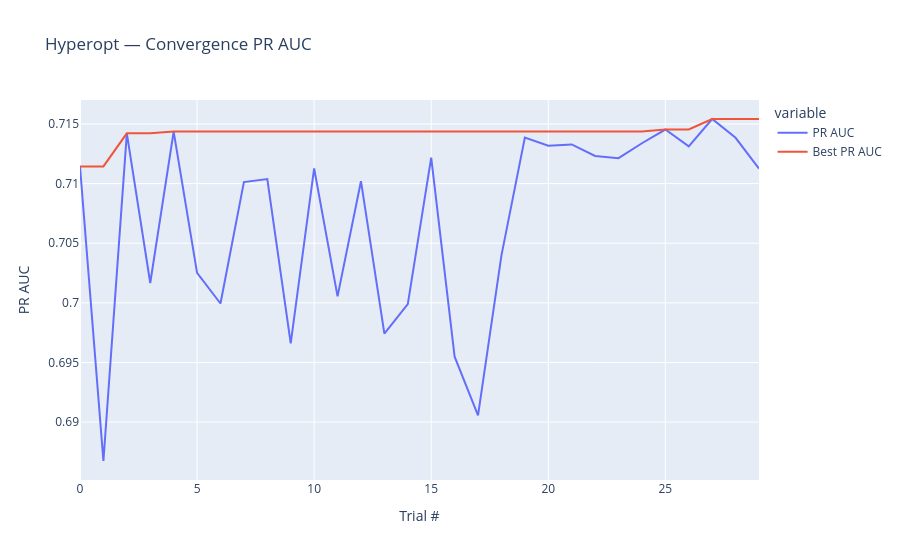
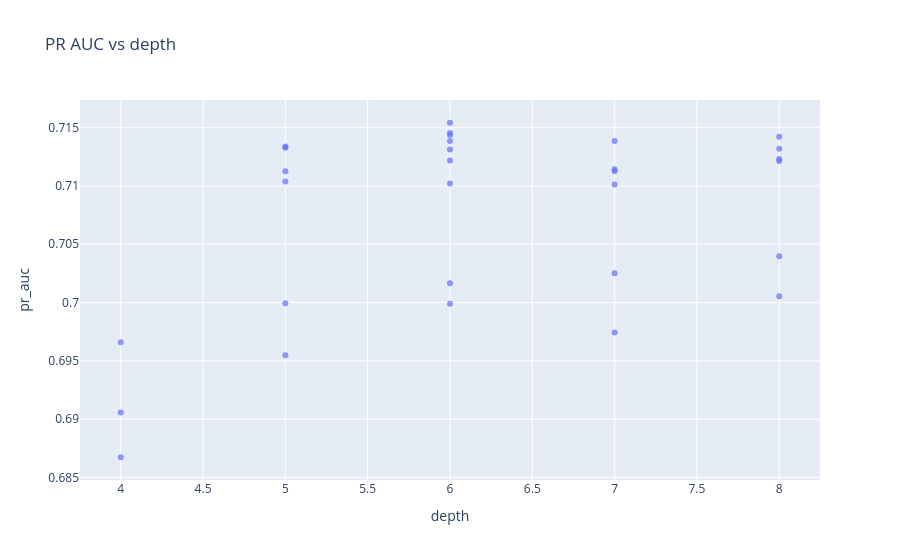
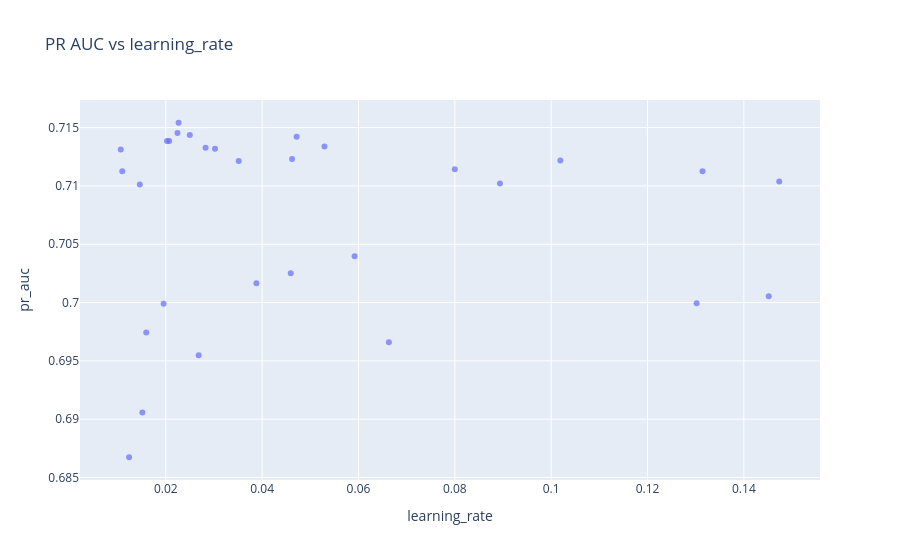
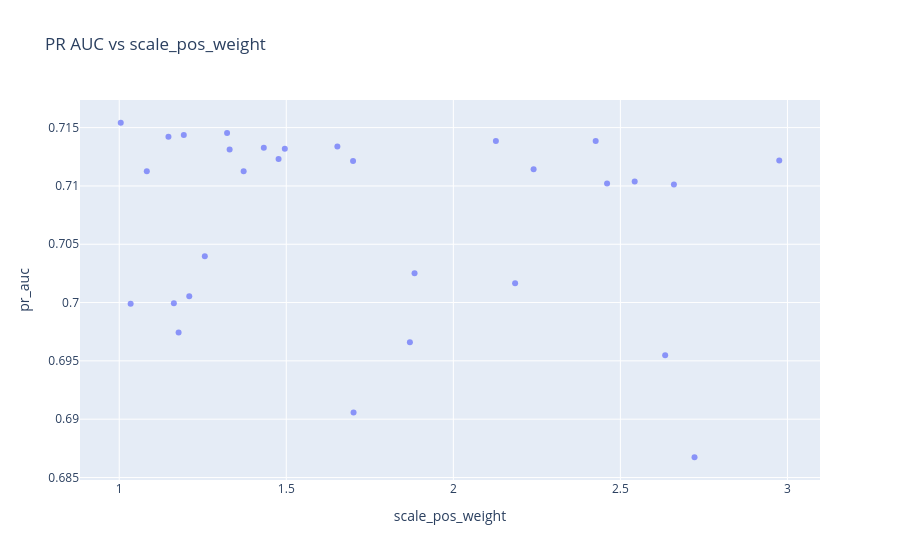

Notebook cell for these charts, in order:
### Markdown cell above
## Visualisation convergence Hyperopt

### Code cell
import plotly.express as px

# Historique de convergence
losses = [-t["result"]["loss"] if t["result"]["loss"] < 0 else 0 for t in trials.trials]
best_so_far = np.maximum.accumulate(losses)

conv_df = pd.DataFrame({
    "trial": range(len(losses)),
    "PR AUC": losses,
    "Best PR AUC": best_so_far,
})

fig = px.line(
    conv_df, x="trial", y=["PR AUC", "Best PR AUC"],
    title="Hyperopt — Convergence PR AUC",
    labels={"trial": "Trial #", "value": "PR AUC"},
)
fig.show()

# Distribution des hyperparametres importants
param_df = pd.DataFrame([
    t["result"]["flat_params"] | {"pr_auc": t["result"]["metrics"]["pr_auc"]}
    for t in trials.trials
])

for col in ["depth", "learning_rate", "scale_pos_weight", "l2_leaf_reg"]:
    if col in param_df.columns:
        fig = px.scatter(
            param_df, x=col, y="pr_auc",
            title=f"PR AUC vs {col}",
            opacity=0.7,
        )
        fig.show()

### Figure 1 — Plotly figure (JSON) as saved in the notebook; plotly's stock layout.template omitted (floating-point values rounded to 4 significant figures)
{"data": [{"hovertemplate": "variable=PR AUC<br>Trial #=%{x}<br>PR AUC=%{y}<extra></extra>", "legendgroup": "PR AUC", "line": {"color": "#636efa", "dash": "solid"}, "marker": {"symbol": "circle"}, "mode": "lines", "name": "PR AUC", "orientation": "v", "showlegend": true, "type": "scatter", "x": [0, 1, 2, 3, 4, 5, 6, 7, 8, 9, 10, 11, 12, 13, 14, 15, 16, 17, 18, 19, 20, 21, 22, 23, 24, 25, 26, 27, 28, 29], "xaxis": "x", "y": [0.7114, 0.6867, 0.7142, 0.7017, 0.7144, 0.7025, 0.6999, 0.7101, 0.7104, 0.6966, 0.7113, 0.7005, 0.7102, 0.6974, 0.6999, 0.7122, 0.6955, 0.6906, 0.704, 0.7139, 0.7132, 0.7133, 0.7123, 0.7121, 0.7134, 0.7145, 0.7131, 0.7154, 0.7138, 0.7113], "yaxis": "y"}, {"hovertemplate": "variable=Best PR AUC<br>Trial #=%{x}<br>PR AUC=%{y}<extra></extra>", "legendgroup": "Best PR AUC", "line": {"color": "#EF553B", "dash": "solid"}, "marker": {"symbol": "circle"}, "mode": "lines", "name": "Best PR AUC", "orientation": "v", "showlegend": true, "type": "scatter", "x": [0, 1, 2, 3, 4, 5, 6, 7, 8, 9, 10, 11, 12, 13, 14, 15, 16, 17, 18, 19, 20, 21, 22, 23, 24, 25, 26, 27, 28, 29], "xaxis": "x", "y": [0.7114, 0.7114, 0.7142, 0.7142, 0.7144, 0.7144, 0.7144, 0.7144, 0.7144, 0.7144, 0.7144, 0.7144, 0.7144, 0.7144, 0.7144, 0.7144, 0.7144, 0.7144, 0.7144, 0.7144, 0.7144, 0.7144, 0.7144, 0.7144, 0.7144, 0.7145, 0.7145, 0.7154, 0.7154, 0.7154], "yaxis": "y"}], "layout": {"legend": {"title": {"text": "variable"}, "tracegroupgap": 0}, "title": {"text": "Hyperopt — Convergence PR AUC"}, "xaxis": {"anchor": "y", "domain": [0, 1], "title": {"text": "Trial #"}}, "yaxis": {"anchor": "x", "domain": [0, 1], "title": {"text": "PR AUC"}}}}

### Figure 2 — Plotly figure (JSON) as saved in the notebook; plotly's stock layout.template omitted (floating-point values rounded to 4 significant figures)
{"data": [{"hovertemplate": "depth=%{x}<br>pr_auc=%{y}<extra></extra>", "legendgroup": "", "marker": {"color": "#636efa", "opacity": 0.7, "symbol": "circle"}, "mode": "markers", "name": "", "orientation": "v", "showlegend": false, "type": "scatter", "x": [7, 4, 8, 6, 6, 7, 5, 7, 5, 4, 7, 8, 6, 7, 6, 6, 5, 4, 8, 7, 8, 5, 8, 8, 5, 6, 6, 6, 6, 5], "xaxis": "x", "y": [0.7114, 0.6867, 0.7142, 0.7017, 0.7144, 0.7025, 0.6999, 0.7101, 0.7104, 0.6966, 0.7113, 0.7005, 0.7102, 0.6974, 0.6999, 0.7122, 0.6955, 0.6906, 0.704, 0.7139, 0.7132, 0.7133, 0.7123, 0.7121, 0.7134, 0.7145, 0.7131, 0.7154, 0.7138, 0.7113], "yaxis": "y"}], "layout": {"legend": {"tracegroupgap": 0}, "title": {"text": "PR AUC vs depth"}, "xaxis": {"anchor": "y", "domain": [0, 1], "title": {"text": "depth"}}, "yaxis": {"anchor": "x", "domain": [0, 1], "title": {"text": "pr_auc"}}}}

### Figure 3 — Plotly figure (JSON) as saved in the notebook; plotly's stock layout.template omitted (floating-point values rounded to 4 significant figures)
{"data": [{"hovertemplate": "learning_rate=%{x}<br>pr_auc=%{y}<extra></extra>", "legendgroup": "", "marker": {"color": "#636efa", "opacity": 0.7, "symbol": "circle"}, "mode": "markers", "name": "", "orientation": "v", "showlegend": false, "type": "scatter", "x": [0.08, 0.01238, 0.04716, 0.03881, 0.02499, 0.04595, 0.1302, 0.0146, 0.1473, 0.06631, 0.1314, 0.1452, 0.08937, 0.01594, 0.01955, 0.1019, 0.02682, 0.01514, 0.05919, 0.02024, 0.03021, 0.02825, 0.04621, 0.03514, 0.05293, 0.02243, 0.01065, 0.02267, 0.02071, 0.01096], "xaxis": "x", "y": [0.7114, 0.6867, 0.7142, 0.7017, 0.7144, 0.7025, 0.6999, 0.7101, 0.7104, 0.6966, 0.7113, 0.7005, 0.7102, 0.6974, 0.6999, 0.7122, 0.6955, 0.6906, 0.704, 0.7139, 0.7132, 0.7133, 0.7123, 0.7121, 0.7134, 0.7145, 0.7131, 0.7154, 0.7138, 0.7113], "yaxis": "y"}], "layout": {"legend": {"tracegroupgap": 0}, "title": {"text": "PR AUC vs learning_rate"}, "xaxis": {"anchor": "y", "domain": [0, 1], "title": {"text": "learning_rate"}}, "yaxis": {"anchor": "x", "domain": [0, 1], "title": {"text": "pr_auc"}}}}

### Figure 4 — Plotly figure (JSON) as saved in the notebook; plotly's stock layout.template omitted (floating-point values rounded to 4 significant figures)
{"data": [{"hovertemplate": "scale_pos_weight=%{x}<br>pr_auc=%{y}<extra></extra>", "legendgroup": "", "marker": {"color": "#636efa", "opacity": 0.7, "symbol": "circle"}, "mode": "markers", "name": "", "orientation": "v", "showlegend": false, "type": "scatter", "x": [2.24, 2.722, 1.147, 2.185, 1.193, 1.884, 1.163, 2.66, 2.543, 1.87, 1.083, 1.21, 2.46, 1.178, 1.034, 2.975, 2.634, 1.701, 1.256, 2.426, 1.496, 1.433, 1.477, 1.7, 1.653, 1.323, 1.33, 1.005, 2.127, 1.372], "xaxis": "x", "y": [0.7114, 0.6867, 0.7142, 0.7017, 0.7144, 0.7025, 0.6999, 0.7101, 0.7104, 0.6966, 0.7113, 0.7005, 0.7102, 0.6974, 0.6999, 0.7122, 0.6955, 0.6906, 0.704, 0.7139, 0.7132, 0.7133, 0.7123, 0.7121, 0.7134, 0.7145, 0.7131, 0.7154, 0.7138, 0.7113], "yaxis": "y"}], "layout": {"legend": {"tracegroupgap": 0}, "title": {"text": "PR AUC vs scale_pos_weight"}, "xaxis": {"anchor": "y", "domain": [0, 1], "title": {"text": "scale_pos_weight"}}, "yaxis": {"anchor": "x", "domain": [0, 1], "title": {"text": "pr_auc"}}}}
